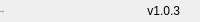
              <widget class="QFrame" name="bottomBar">
               <property name="minimumSize">
                <size>
                 <width>0</width>
                 <height>22</height>
                </size>
               </property>
               <property name="maximumSize">
                <size>
                 <width>16777215</width>
                 <height>22</height>
                </size>
               </property>
               <property name="frameShape">
                <enum>QFrame::NoFrame</enum>
               </property>
               <property name="frameShadow">
                <enum>QFrame::Raised</enum>
               </property>
               <layout class="QHBoxLayout" name="horizontalLayout_5">
                <property name="spacing">
                 <number>0</number>
                </property>
                <property name="leftMargin">
                 <number>0</number>
                </property>
                <property name="topMargin">
                 <number>0</number>
                </property>
                <property name="rightMargin">
                 <number>0</number>
                </property>
                <property name="bottomMargin">
                 <number>0</number>
                </property>
                <item>
                 <widget class="QLabel" name="creditsLabel">
                  <property name="maximumSize">
                   <size>
                    <width>16777215</width>
                    <height>16</height>
                   </size>
                  </property>
                  <property name="font">
                   <font>
                    <family>Microsoft YaHei UI</family>
                    <pointsize>-1</pointsize>
                    <italic>false</italic>
                    <bold>false</bold>
                   </font>
                  </property>
                  <property name="text">
                   <string>By: 小菜</string>
                  </property>
                  <property name="alignment">
                   <set>Qt::AlignLeading|Qt::AlignLeft|Qt::AlignVCenter</set>
                  </property>
                 </widget>
                </item>
                <item>
                 <widget class="QLabel" name="version">
                  <property name="text">
                   <string>v1.0.3</string>
                  </property>
                  <property name="alignment">
                   <set>Qt::AlignRight|Qt::AlignTrailing|Qt::AlignVCenter</set>
                  </property>
                 </widget>
                </item>
                <item>
                 <widget class="QFrame" name="frame_size_grip">
                  <property name="minimumSize">
                   <size>
                    <width>20</width>
                    <height>0</height>
                   </size>
                  </property>
                  <property name="maximumSize">
                   <size>
                    <width>20</width>
                    <height>16777215</height>
                   </size>
                  </property>
                  <property name="frameShape">
                   <enum>QFrame::NoFrame</enum>
                  </property>
                  <property name="frameShadow">
                   <enum>QFrame::Raised</enum>
                  </property>
                 </widget>
                </item>
               </layout>
              </widget>
